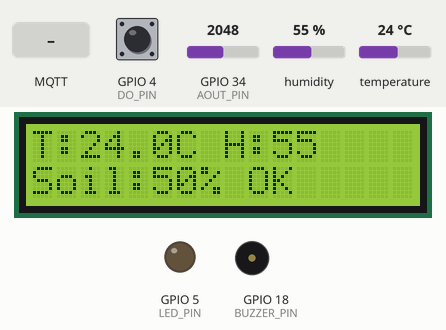
Simulated run of this sketch. Board: ESP32. On the bench: 16×2 character LCD, output pins drawn as LEDs (lit = HIGH), buzzer (waves = sounding, pin HIGH). The inputs (shaded band) are chosen by the test bench; at power-on: humidity 55 %, GPIO 34 (AOUT_PIN) = 2048, temperature 24 °C, GPIO 4 (DO_PIN) HIGH. WiFi joins after 1.5 s; servers stay silent unless stated; the local clock reads 2024-03-15 10:24:30 at power-on unless the sketch sets it; no MQTT or app messages arrive unless stated; what the sketch prints to the serial monitor is not drawn.

Above: at 4.2 s.
4.3 s: MQTT message "POMPA_ON" arrives on the first subscribed topic
At 6.2 s:
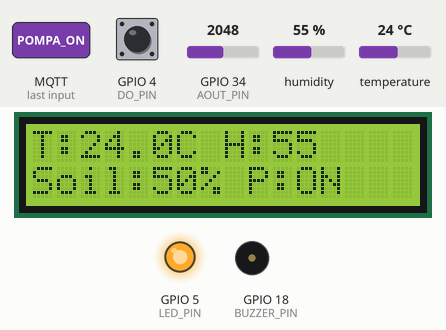
6.7 s: MQTT message "ALARM_ON" arrives on the first subscribed topic
At 8.5 s:
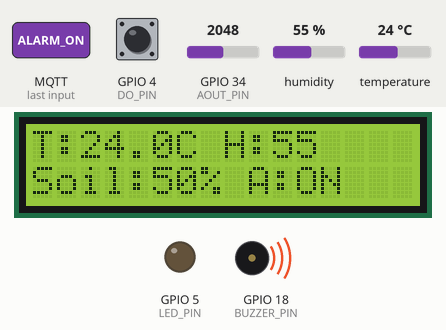
8.8 s: humidity set to 22 %
At 9.6 s:
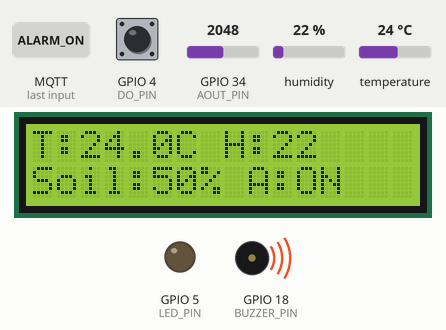
10.8 s: MQTT message "1" arrives on the first subscribed topic
At 11.9 s:
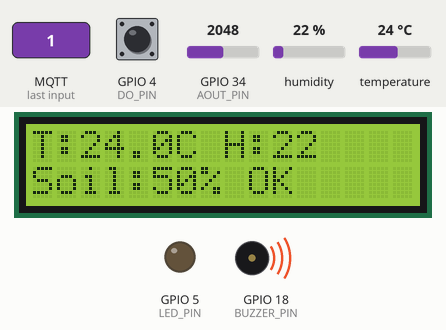
12.9 s: GPIO 34 (AOUT_PIN) set to 2866
At 14.2 s:
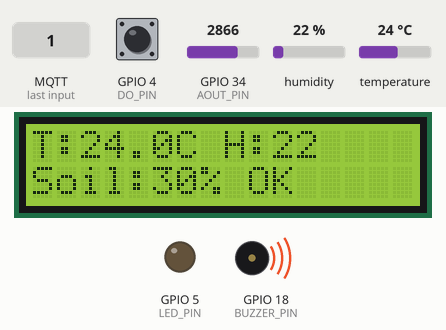
14.9 s: temperature set to 12 °C
At 16.4 s:
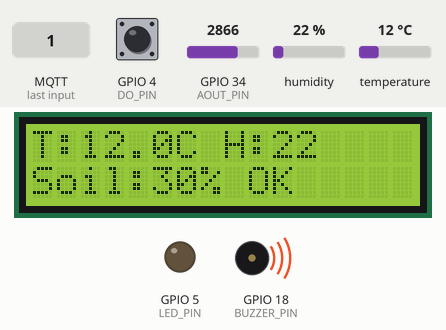
Timing chart, 0 to 17.9 s (numbered marks = the images above; inputs shaded):
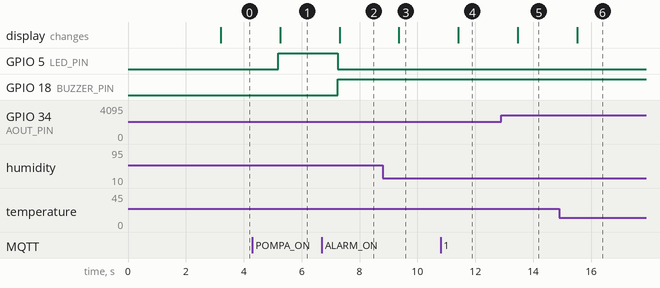

Measured:
- after the input at 4.3 s, GPIO 5 (LED_PIN): LOW → HIGH after 0.90 s; the display: changes after 0.95 s (image 1)
- after the input at 6.7 s, GPIO 5 (LED_PIN): HIGH → LOW after 0.55 s; GPIO 18 (BUZZER_PIN): LOW → HIGH after 0.55 s; the display: changes after 0.61 s (image 2)
- after the input at 8.8 s, the display: changes after 0.56 s (image 3)
- after the input at 10.8 s, the display: changes after 0.62 s (image 4)
- after the input at 12.9 s, the display: changes after 0.57 s (image 5)
- after the input at 14.9 s, the display: changes after 0.62 s (image 6)

The sketch:

program_ESP32.ino
```cpp
#include <WiFi.h>
#include <PubSubClient.h>
#include "DHT.h"
#include "time.h"
#include <LiquidCrystal_I2C.h>

// ==================== LCD ====================
LiquidCrystal_I2C lcd(0x27, 16, 2);   // Ganti 16,2 ke 20,4 bila pakai LCD 20x4

// ==================== WIFI ====================
#define WIFI_SSID     "Mahya Madelta"
#define WIFI_PASSWORD "datangpergikembali#"

// ==================== MQTT ====================
#define MQTT_BROKER "broker.hivemq.com"
#define MQTT_PORT 1883
#define MQTT_TOPIC_PUB "iot/sensor/tralalilo_trolia/data"
#define MQTT_TOPIC_SUB "iot/sensor/tralalilo_trolia/control"

// ==================== PIN SENSOR & AKTUATOR ====================
#define DO_PIN   4
#define DHTPIN   2
#define AOUT_PIN 34
#define LED_PIN    5
#define BUZZER_PIN 18

#define DHTTYPE DHT11

// ==================== KALIBRASI SOIL ====================
#define DRY_VALUE  4095
#define WET_VALUE  0

// ==================== OBJEK ====================
WiFiClient espClient;
PubSubClient client(espClient);
DHT dht(DHTPIN, DHTTYPE);

// ==================== PREDIKSI TERAKHIR ====================
String lastPrediction = "STANDBY";

// ==================== WAKTU (WIB) ====================
const char* ntpServer = "pool.ntp.org";
const long  gmtOffset_sec = 7 * 3600;
const int   daylightOffset_sec = 0;


// ==================== CALLBACK MQTT ====================
void callback(char* topic, byte* payload, unsigned int length) {
  String msg = "";

  for (int i = 0; i < length; i++) {
    msg += (char)payload[i];
  }

  Serial.print("📩 Pesan Masuk: ");
  Serial.println(msg);

  lastPrediction = msg;   // Simpan prediksi & tampilkan di LCD

  if (msg == "POMPA_ON") {
    digitalWrite(LED_PIN, HIGH);
    digitalWrite(BUZZER_PIN, LOW);
  }
  else if (msg == "ALARM_ON") {
    digitalWrite(LED_PIN, LOW);
    digitalWrite(BUZZER_PIN, HIGH);
  }
  else if (msg == "STANDBY") {
    digitalWrite(LED_PIN, LOW);
    digitalWrite(BUZZER_PIN, LOW);
  }
}


// ==================== WIFI CONNECT ====================
void connectWiFi() {
  Serial.print("Menghubungkan WiFi");
  WiFi.begin(WIFI_SSID, WIFI_PASSWORD);

  while (WiFi.status() != WL_CONNECTED) {
    delay(500);
    Serial.print(".");
  }
  Serial.println("\n✅ WiFi Tersambung");
}


// ==================== MQTT CONNECT ====================
void connectMQTT() {
  while (!client.connected()) {
    Serial.print("Menghubungkan MQTT...");

    if (client.connect("ESP32_SMART_GARDEN_LCD")) {
      Serial.println("✅ MQTT Tersambung!");
      client.subscribe(MQTT_TOPIC_SUB);
      Serial.println("Mendengarkan topic kontrol...");
    } else {
      Serial.print("❌ Gagal, code: ");
      Serial.println(client.state());
      delay(2000);
    }
  }
}


// ==================== WAKTU ====================
void getTimeData(String &isoTime) {
  struct tm timeinfo;
  if (!getLocalTime(&timeinfo)) {
    isoTime = "1970-01-01T00:00:00";
    return;
  }
  char buffer[30];
  strftime(buffer, sizeof(buffer), "%Y-%m-%dT%H:%M:%S", &timeinfo);
  isoTime = buffer;
}


// ==================== SETUP ====================
void setup() {
  Serial.begin(115200);

  pinMode(DO_PIN, INPUT);
  pinMode(LED_PIN, OUTPUT);
  pinMode(BUZZER_PIN, OUTPUT);
  digitalWrite(LED_PIN, LOW);
  digitalWrite(BUZZER_PIN, LOW);

  dht.begin();
  analogSetAttenuation(ADC_11db);

  // LCD
  lcd.init();
  lcd.backlight();
  lcd.clear();
  lcd.setCursor(0, 0);
  lcd.print("SMART GARDEN");
  lcd.setCursor(0, 1);
  lcd.print("Initializing...");
  delay(1500);

  connectWiFi();
  configTime(gmtOffset_sec, daylightOffset_sec, ntpServer);

  client.setServer(MQTT_BROKER, MQTT_PORT);
  client.setCallback(callback);

  Serial.println("Sistem Siap...");
}


// ==================== LOOP ====================
void loop() {

  if (!client.connected()) connectMQTT();
  client.loop();

  int ldr = digitalRead(DO_PIN);
  ldr = (ldr == 0) ? 1 : 0;

  float hum = dht.readHumidity();
  float temp = dht.readTemperature();
  float soilADC = analogRead(AOUT_PIN);

  if (isnan(hum) || isnan(temp)) return;

  float soilPercent =
      ((float)(DRY_VALUE - soilADC) / (DRY_VALUE - WET_VALUE)) * 100.0;
  soilPercent = constrain(soilPercent, 0, 100);

  // ==== TAMPILKAN DI LCD ====
  lcd.clear();
  lcd.setCursor(0, 0);

  // BARIS 1
  lcd.print("T:");
  lcd.print(temp, 1);
  lcd.print("C H:");
  lcd.print(hum, 0);

  // BARIS 2
  lcd.setCursor(0, 1);
  lcd.print("Soil:");
  lcd.print(soilPercent, 0);
  lcd.print("% ");

  if (lastPrediction == "POMPA_ON") lcd.print("P:ON");
  else if (lastPrediction == "ALARM_ON") lcd.print("A:ON");
  else lcd.print("OK");

  // ==== KIRIM MQTT ====
  String waktuISO;
  getTimeData(waktuISO);

  String payload = "{";
  payload += "\"waktu\":\"" + waktuISO + "\",";
  payload += "\"suhu\":" + String(temp) + ",";
  payload += "\"kelembaban_udara\":" + String(hum) + ",";
  payload += "\"ldr\":" + String(ldr) + ",";
  payload += "\"kelembaban_tanah\":" + String(soilPercent);
  payload += "}";

  client.publish(MQTT_TOPIC_PUB, payload.c_str());

  Serial.println(payload);

  delay(2000);
}
```
